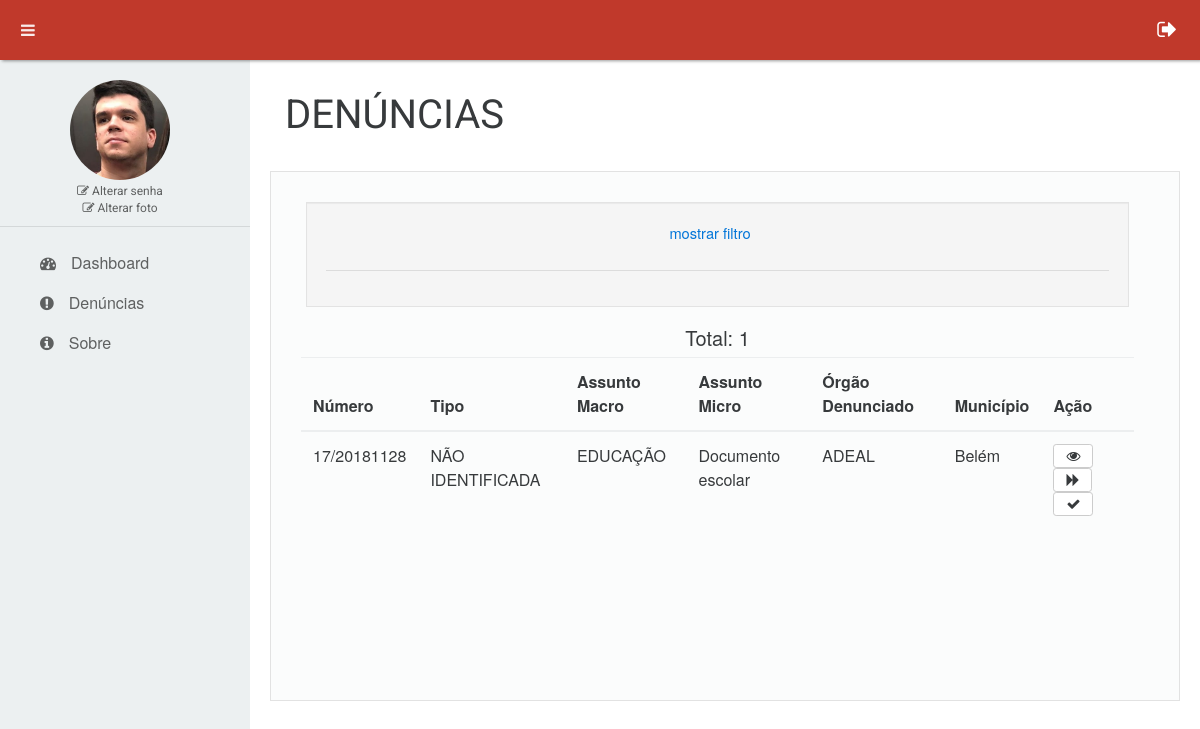
The app's page /denuncias/listar/0 (signed in) with its own data.
### tables this page shows
CREATE TABLE `tb_denuncias` (
  `ID` int(20) NOT NULL,
  `DS_NUMERO` varchar(20) NOT NULL,
  `DS_TIPO` enum('IDENTIFICADA','NÃO IDENTIFICADA') NOT NULL,
  `ID_SERVIDOR` int(20) NOT NULL,
  `ID_ASSUNTO` int(20) NOT NULL,
  `DS_NOME_DENUNCIANTE` varchar(50) DEFAULT NULL,
  `DS_CPF_DENUNCIANTE` varchar(14) DEFAULT NULL,
  `DS_EMAIL_DENUNCIANTE` varchar(30) DEFAULT NULL,
  `DS_TELEFONE_DENUNCIANTE` varchar(9) DEFAULT NULL,
  `TX_DESCRICAO_FATO` text NOT NULL,
  `ID_ORGAO_DENUNCIADO` int(20) DEFAULT NULL,
  `ID_MUNICIPIO_FATO` int(20) DEFAULT NULL,
  `DS_ENVOLVIDOS` varchar(100) DEFAULT NULL,
  `DT_REGISTRO_EOUV` date NOT NULL,
  `DT_REGISTRO` date NOT NULL,
  `DS_PROTOCOLO_EOUV` varchar(10) NOT NULL,
  `DS_NUMERO_PROCESSO_SEI` varchar(23) NOT NULL,
  `BL_ACESSO_RESTRITO` tinyint(1) DEFAULT NULL,
  `ID_RESPONSAVEL_TRIAGEM` int(20) DEFAULT NULL,
  `DS_RELEVANCIA` enum('BAIXO','MÉDIO','ALTO') DEFAULT NULL,
  `DT_TERMINO_TRIAGEM` date DEFAULT NULL,
  `DS_ANDAMENTO` enum('AGUARDANDO COMPLEMENTAÇÃO DO DENUNCIANTE','AGUARDANDO ANÁLISE PRELIMINAR DA OUVIDORIA') DEFAULT NULL,
  `DS_SITUACAO` enum('AGUARDANDO TRIAGEM','EM TRIAGEM','APTA','NÃO APTA') DEFAULT 'AGUARDANDO TRIAGEM',
  `ID_UNIDADE_APURACAO` int(20) DEFAULT NULL,
  `BL_TRIAGEM_CONCLUIDA` tinyint(4) NOT NULL DEFAULT '0',
  `DS_STATUS` enum('PROCEDENTE','NÃO PROCEDENTE - NÃO OCORRÊNCIA DO FATO DENUNCIADO','NÃO PROCEDENTE - INEXISTÊNCIA DE PROVAS','NÃO TRATADA','ENCERRADA') NOT NULL DEFAULT 'NÃO TRATADA'
);

CREATE TABLE `tb_assuntos_denuncia` (
  `ID` int(20) NOT NULL,
  `DS_NOME_MACRO` varchar(100) NOT NULL,
  `DS_NOME_MICRO` varchar(100) DEFAULT NULL
);

CREATE TABLE `tb_orgaos` (
  `ID` int(20) NOT NULL,
  `DS_ABREVIACAO` varchar(10) NOT NULL,
  `DS_NOME` varchar(100) NOT NULL
);

CREATE TABLE `tb_municipios` (
  `ID` int(20) NOT NULL,
  `DS_NOME` varchar(50) NOT NULL
);

### model/Model.php (called while the page is built, shortened)
<?php
class Model{
	protected $conexao;
	public function conectar(){
		$this->conexao = mysqli_connect('localhost', 'root', '', 'banco-denuncias') or die(mysqli_error($this->conexao));
		mysqli_query($this->conexao, "SET NAMES 'utf8'");
		mysqli_query($this->conexao, 'SET character_set_connection=utf8');
		mysqli_query($this->conexao, 'SET character_set_client=utf8');
		mysqli_query($this->conexao, 'SET character_set_results=utf8');
	}
	public function executarQueryLista($query){
		$resultado = mysqli_query($this->conexao, $query) or die(mysqli_error($this->conexao));
		$lista = array();
		While($row = mysqli_fetch_array($resultado)){
			array_push($lista, $row);
		}
		return $lista;
	}
}
?>

### model/DenunciasModel.php (called while the page is built, shortened)
<?php
require_once $_SERVER['DOCUMENT_ROOT'].'/model/Model.php';
class DenunciasModel extends Model{
	public function getDenuncias(){
		$unidade = $_SESSION['UNIDADE'];
		$restricaoUsuario = ($_SESSION['TIPO'] == 'UNIDADE DE APURAÇÃO') ? "AND (a.ID_UNIDADE_APURACAO = $unidade)" : '';
		$query =
			"SELECT
			a.*,
			b.DS_NOME_MACRO, b.DS_NOME_MICRO,
			c.DS_ABREVIACAO NOME_ORGAO_DENUNCIADO,
			d.DS_NOME NOME_SERVIDOR,
			e.DS_NOME NOME_MUNICIPIO
			FROM  tb_denuncias a
			INNER JOIN tb_assuntos_denuncia b ON a.ID_ASSUNTO = b.ID
			LEFT JOIN tb_orgaos c ON a.ID_ORGAO_DENUNCIADO = c.ID
			INNER JOIN tb_servidores d ON a.ID_SERVIDOR = d.ID
			LEFT JOIN tb_municipios e ON a.ID_MUNICIPIO_FATO = e.ID
			WHERE DS_STATUS != 'ENCERRADA'
			$restricaoUsuario
			ORDER BY a.DT_REGISTRO_EOUV desc
			";
		$lista = $this->executarQueryLista($query);
		return $lista;
	}
}
?>

### view/unidade-de-apuracao/UapDenunciasView.php (the view, shortened to what this page needs)
<?php
class UapDenunciasView extends DenunciasView{
	public function carregarFiltro(){
?>
		<div class='well'>
			<div id='esconderMostrar' class='row' style='text-align:center;'>
				<a href='javascript:void(0)' onclick='esconderMostrarFiltro()'>mostrar filtro</a>
			</div>
			<hr>
		</div>
<?php
	}
	public function listar(){
		$listaDenuncias = $_REQUEST['LISTA_DENUNCIAS'];
?>
		<div id='resultado' class='col-md-12 table-responsive' style='overflow: auto; width: 100%; height: 300px;'>
			<center>
				<h5>
					<div id='qtde'>Total: <?php echo sizeof($listaDenuncias) . " " ?>
					</div>
				</h5>
			</center>
			<table class='table table-hover tabela-dados'>
				<thead>
					<tr>
						<th>Número</th>
						<th>Tipo</th>
						<th>Assunto Macro</th>
						<th>Assunto Micro</th>
						<th>Órgão Denunciado</th>
						<th>Município</th>
						<th>Ação</th>
					</tr>
				</thead>
				<tbody>
					<?php
						foreach($listaDenuncias as $denuncia){
					?>
						<tr>
							<td><?php echo $denuncia['DS_NUMERO'] ?></td>
							<td><?php echo $denuncia['DS_TIPO'] ?></td>
							<td><?php echo $denuncia['DS_NOME_MACRO']  ?></td>
							<td><?php echo $denuncia['DS_NOME_MICRO'] ?></td>
							<td><?php echo $denuncia['NOME_ORGAO_DENUNCIADO'] ?></td>
							<td><?php echo $denuncia['NOME_MUNICIPIO'] ?></td>
							<td>
								<a href="/denuncias/visualizar/<?php echo $denuncia['ID'] ?>">
									<button type='button' class='btn btn-secondary btn-sm' title='Visualizar Informações'>
										<i class='fa fa-eye' aria-hidden='true'></i>
									</button>
								</a>
								<?php if($denuncia['DS_STATUS'] != 'ENCERRADA'){
									 if($denuncia['BL_TRIAGEM_CONCLUIDA']){ ?>
									<a href="/denuncias/andamento/<?php echo $denuncia['ID'] ?>" >
										<button type='button' class='btn btn-secondary btn-sm' title='Dar andamento'>
											<i class='fa fa-forward' aria-hidden='true'></i>
										</button>
									</a>
								<?php }
								 if($denuncia['DS_STATUS'] != 'NÃO TRATADA'){ ?>
									<a href="/editar/denuncia/encerrar/<?php echo $denuncia['ID'] ?>/" >
										<button type='button' class='btn btn-secondary btn-sm' title='Encerrar Denúncia'>
											<i class='fa fa-check' aria-hidden='true'></i>
										</button>
									</a>
							<?php }
							}?>
							</td>
						</tr>
				  <?php } ?>
				</tbody>
			</table>
		</div>
<?php
	}
}

### view/_libs/css/estilo.css (style rules this page uses)
* { margin:0; padding:0; list-style:none; }
html { height:100%; font-family: 'Montserrat', sans-serif; padding: 0; }
a:link, a:visited, a:hover, a:active { text-decoration: none }
.row { margin-right: 0px; }
.caixa-conteudo div.row { padding-bottom: 10px; font-size: 11pt; }
.well { min-height: 20px; padding: 19px; margin: 20px; background-color: #f5f5f5; border: 1px solid #e3e3e3; border-radius: 0; -webkit-box-shadow: inset 0 1px 1px rgba(0,0,0,.05); box-shadow: inset 0 1px 1px rgba(0,0,0,.05); }
body { margin: 0; }

### records on screen
tb_denuncias: DS_NUMERO "17/20181128", DS_TIPO "NÃO IDENTIFICADA", ID_ASSUNTO.DS_NOME_MACRO "EDUCAÇÃO", ID_ASSUNTO.DS_NOME_MICRO "Documento escolar", ID_ORGAO_DENUNCIADO.DS_ABREVIACAO "ADEAL", ID_MUNICIPIO_FATO.DS_NOME "Belém"

### other values on screen
$this->titulo "DENÚNCIAS"
sizeof($listaDenuncias) "1"
